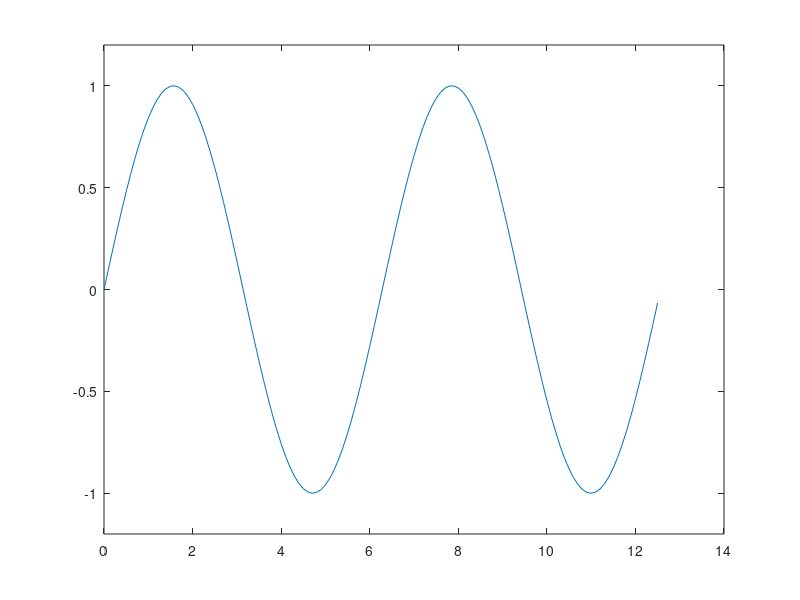

This figure's MATLAB source: (Note: this script raises an error after producing the figure.)
% % Create some data
		t = 0:.1:4*pi;
		s = sin(t);

      % Add an annotation requiring (x,y) coordinate vectors
		plot(t,s);ylim([-1.2 1.2])
		xa = [1.6 2]*pi;
		ya = [0 0];
		[xaf,yaf] = ds2nfu(xa,ya);
		annotation('arrow',xaf,yaf)

      % Add an annotation requiring a position vector
		pose = [4*pi/2 .9 pi .2];
		posef = ds2nfu(pose);
		annotation('ellipse',posef)

      % Add annotations on a figure with multiple axes
		figure;
		hAx1 = subplot(211);
		plot(t,s);ylim([-1.2 1.2])
		hAx2 = subplot(212);
		plot(t,-s);ylim([-1.2 1.2])
		[xaf,yaf] = ds2nfu(hAx1,xa,ya);
		annotation('arrow',xaf,yaf)
		pose = [4*pi/2 -1.1 pi .2];
		posef = ds2nfu(hAx2,pose);
		annotation('ellipse',posef)
